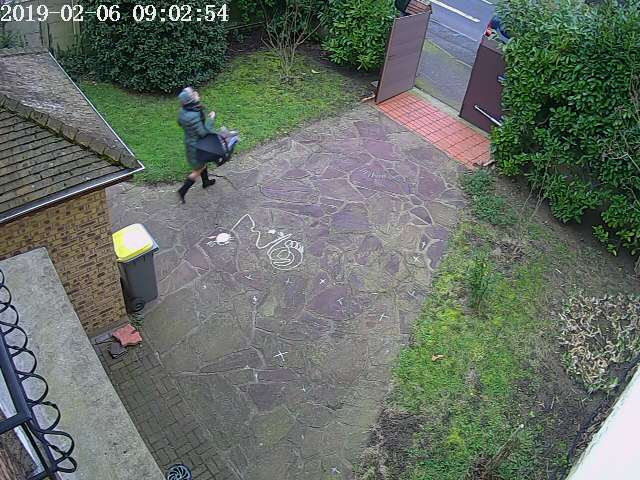
#> input picture opencv/Foscam/Day_Lilia_Gate/Snap_20190206-090254-0.jpg, 640 x 480 px, found by its file name; the run also reads 2 pictures not shown here
$ jupyter execute shots_from_mail.ipynb   (shell and % lines are left out)   (older library calls are emulated)
#> lines starting #> are read from the running program, lines starting #| are printed output that depends on the picture; after the words box and inside, x2 and y2 are one past the last pixel; in counts of white or black regions, pixels touching at a corner belong together
[cell 1]
# (D:\Prog\Anaconda) C:\Users\star>conda install -c menpo opencv
import cv2
import numpy as np
import pylab
from matplotlib.pyplot import imshow
import matplotlib.pyplot as plt

#### Lilia & Gate

[cell 2]
img1 = cv2.imread('Foscam\\Day_Lilia_Gate\\Snap_20190206-090254-0.jpg',cv2.IMREAD_GRAYSCALE)
#> img1: shape (480, 640); min 0, max 255, mean 107
img2_color = cv2.imread('Foscam\\Day_Lilia_Gate\\Snap_20190206-090254-1.jpg',cv2.IMREAD_COLOR)
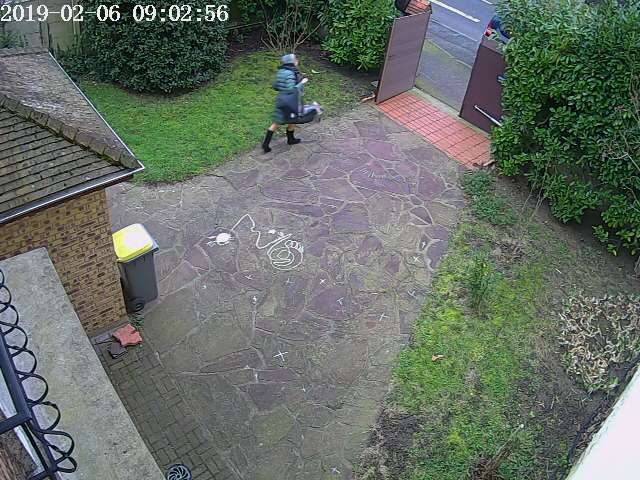
#> input picture opencv/Foscam/Day_Lilia_Gate/Snap_20190206-090254-1.jpg, 640 x 480 px, found by its file name
#> img2_color is the input picture: shape (480, 640, 3); mean B, G, R 102.1, 111, 102.4
img2 = cv2.imread('Foscam\\Day_Lilia_Gate\\Snap_20190206-090254-1.jpg',cv2.IMREAD_GRAYSCALE)
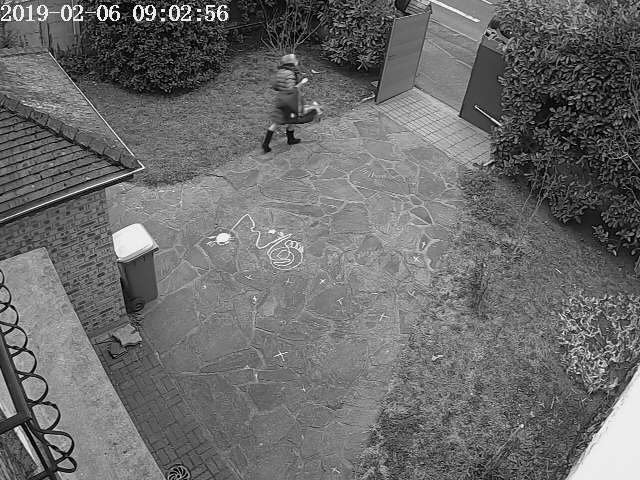
#> img2: shape (480, 640); min 0, max 255, mean 107.3
img3 = cv2.imread('Foscam\\Day_Lilia_Gate\\Snap_20190206-090254-2.jpg',cv2.IMREAD_GRAYSCALE)
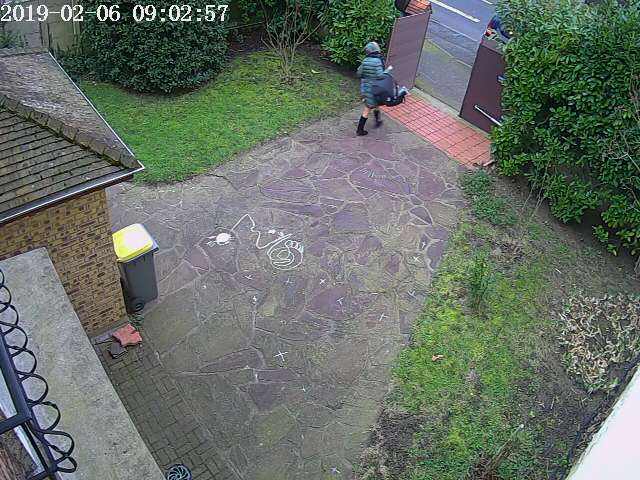
#> input picture opencv/Foscam/Day_Lilia_Gate/Snap_20190206-090254-2.jpg, 640 x 480 px, found by its file name
#> img3: shape (480, 640); min 0, max 255, mean 107.6

#### Birds

[cell 3]
img1 = cv2.imread('Foscam\\Day_bird\\Snap_20190206-114342-0.jpg',cv2.IMREAD_GRAYSCALE)
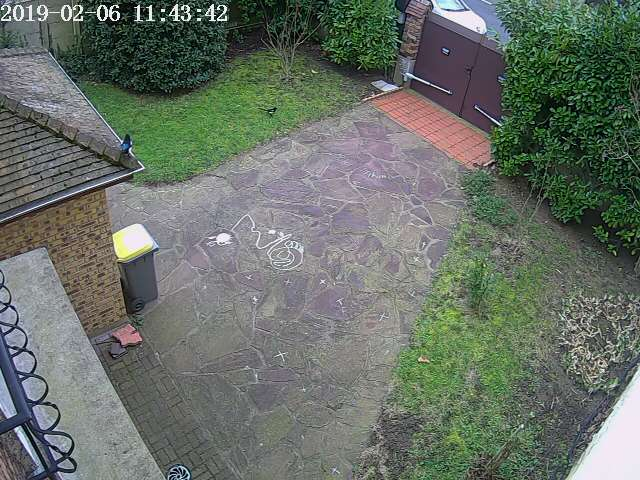
#> input picture opencv/Foscam/Day_bird/Snap_20190206-114342-0.jpg, 640 x 480 px, found by its file name
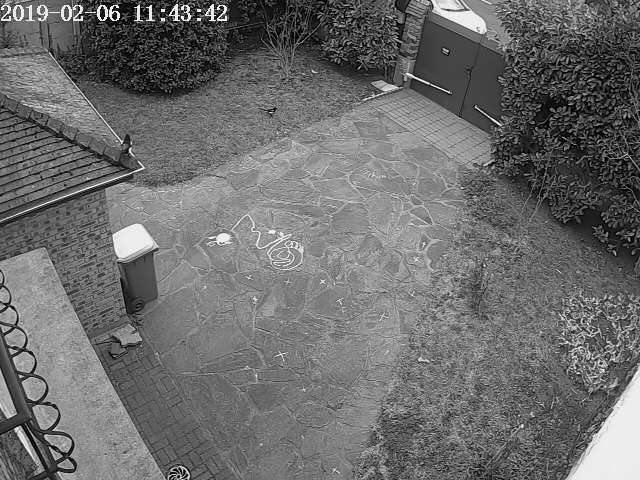
#> img1: shape (480, 640); min 0, max 255, mean 108.7
img2_color = cv2.imread('Foscam\\Day_bird\\Snap_20190206-114342-1.jpg',cv2.IMREAD_COLOR)
img2 = cv2.imread('Foscam\\Day_bird\\Snap_20190206-114342-1.jpg',cv2.IMREAD_GRAYSCALE)
#> img2: shape (480, 640); min 0, max 255, mean 108.8
img3 = cv2.imread('Foscam\\Day_bird\\Snap_20190206-114342-2.jpg',cv2.IMREAD_GRAYSCALE)
#> img3: shape (480, 640); min 0, max 255, mean 108.9

### Show Image

[cell 4]
cv2.imshow('Source',img1)
cv2.waitKey(0)
cv2.destroyAllWindows()

### Show image diff

[cell 5]
diff = cv2.absdiff(img2, img3)
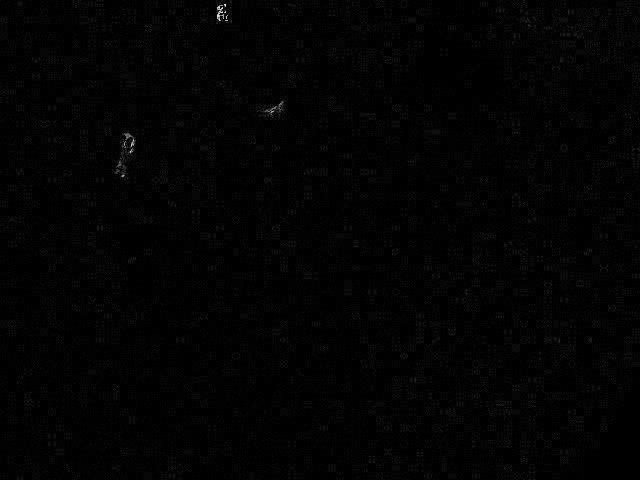
#> diff: shape (480, 640); min 0, max 238, mean 3
blur = cv2.GaussianBlur(diff, (5,5), 0)

[cell 6]
#%pylab inline
#pylab.rcParams['figure.figsize'] = (15, 8)

ret, th = cv2.threshold(blur, 40, 255, cv2.THRESH_BINARY)
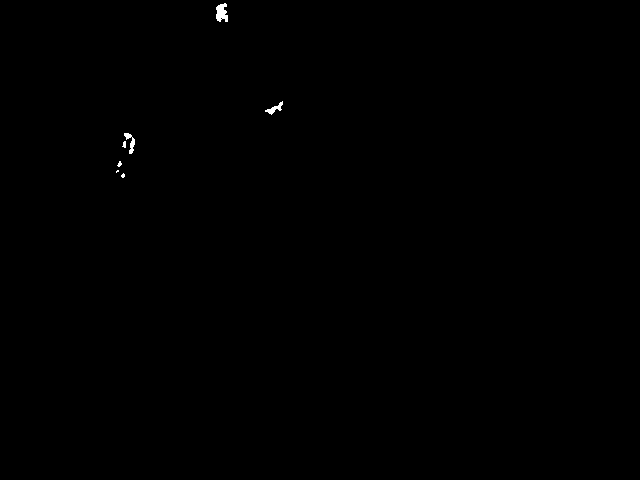
#> th: shape (480, 640); 0.13% white; 7 white regions (3 under 20 px), largest, box (x1, y1, x2, y2) and area: (216, 3, 228, 22) 166, (124, 133, 135, 154) 96, (265, 101, 283, 115) 88, (122, 141, 126, 148) 20
dilated = cv2.dilate(th, np.ones((10, 10), np.uint8))
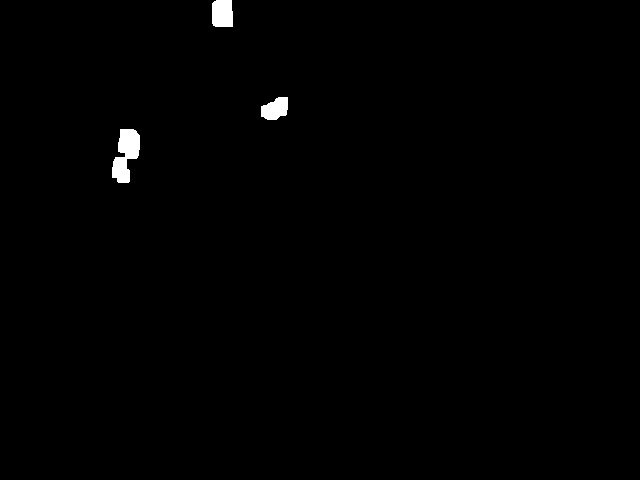
#> dilated: shape (480, 640); 0.64% white; 3 white regions
img, cnts, h = cv2.findContours(dilated, cv2.RETR_TREE, cv2.CHAIN_APPROX_SIMPLE)
#> cnts = 3 contours; box (x1, y1, x2, y2) and area: (112, 129, 140, 183) 866, (212, 0, 233, 27) 500, (261, 97, 288, 120) 426; h = [[1, -1, -1, -1], [2, 0, -1, -1], [-1, 1, -1, -1]]
cnts = sorted(cnts, key=lambda cnt: cv2.contourArea(cnt), reverse=True)
img = img2_color.copy()
cv2.drawContours(img, cnts, -1, (0,255,255), 1)
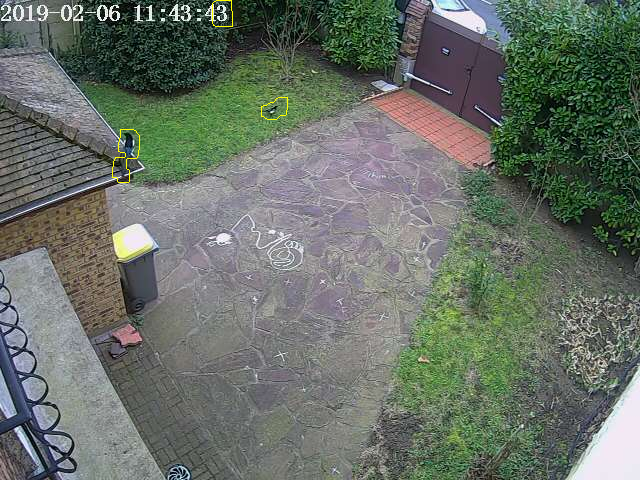
#> img: shape (480, 640, 3); mean B, G, R 102.8, 112.6, 104.3
print('Contours found : {}'.format(len(cnts)))
#| Contours found : 3

[cell 7]
for c in cnts[0:2]:
    area = cv2.contourArea(c)
    #if cv2.contourArea(c) < 100:
    #    continue
    print('Contour: {}'.format(area))

    (x, y, w, h) = cv2.boundingRect(c)
    cv2.rectangle(img, (x, y), (x + w, y + h), (0, 255, 0), 2)
    cv2.putText(img,str(int(area)),(x,y-3), cv2.FONT_HERSHEY_SIMPLEX, 0.5,(255,255,255),2,cv2.LINE_AA)
#> this loop made 2 passes
#> (area, x, y, w, h) on passes 1 to 2: (866, 112, 129, 28, 54), (500, 212, 0, 21, 27)
#| Contour: 866.0
#| Contour: 500.0
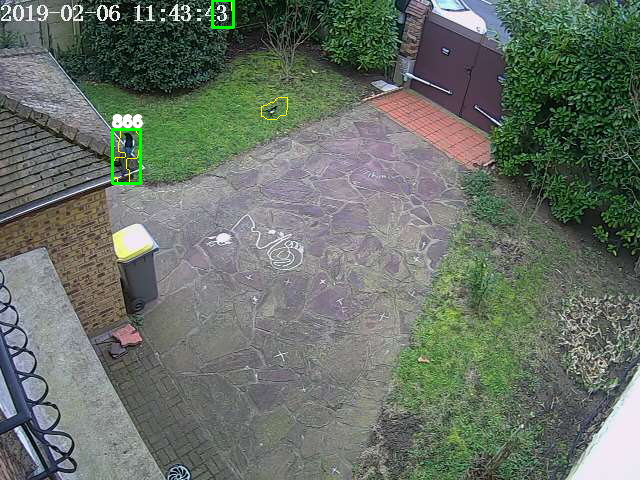
#> img: shape (480, 640, 3); 0.38% of pixels changed, all inside (x1, y1, x2, y2) = (111, 0, 235, 185)

#imshow(img, cmap='rgb', aspect='equal')
plt.figure(figsize=(12, 8))
plt.axis("off")
plt.imshow(cv2.cvtColor(img, cv2.COLOR_BGR2RGB), interpolation="bicubic")
#cv2.imshow('Diff', img)
#cv2.waitKey(0)
#cv2.destroyAllWindows()

### Haar Face

[cell 8]
#cascadePath = "haarcascade_fullbody.xml"
cascadePath = "haarcascade_frontalface_alt.xml"
cascade = cv2.CascadeClassifier(cascadePath)
image = cv2.imread('ludi3.jpg',cv2.IMREAD_GRAYSCALE)
objects = cascade.detectMultiScale(image, scaleFactor=1.1, minNeighbors=1, minSize=(30, 30))
#> objects = ()
len(objects)
#> Out = 0

[cell 9]
for (x, y, w, h) in objects:
    crop = image[y: y + h, x: x + w]
    cv2.rectangle(image,(x,y),(x+w,y+h),(128,128,128),2)
#> this loop made 0 passes
cv2.imshow("", image)
cv2.waitKey(0)
cv2.destroyAllWindows()

### Haar Body

[cell 10]
cascadePath = "haarcascade_fullbody.xml"
#cascadePath = "haarcascade_upperbody.xml"
cascade = cv2.CascadeClassifier(cascadePath)
image = cv2.imread('ludi3.jpg',cv2.IMREAD_COLOR)
objects = cascade.detectMultiScale(image, scaleFactor=1.1, minNeighbors=1, minSize=(60, 60))
len(objects)
#> Out = 0

[cell 11]
for (x, y, w, h) in objects:
    crop = image[y: y + h, x: x + w]
    cv2.rectangle(image,(x,y),(x+w,y+h),(0,256,0),4)
cv2.imshow("", image)
cv2.waitKey(0)
cv2.destroyAllWindows()
